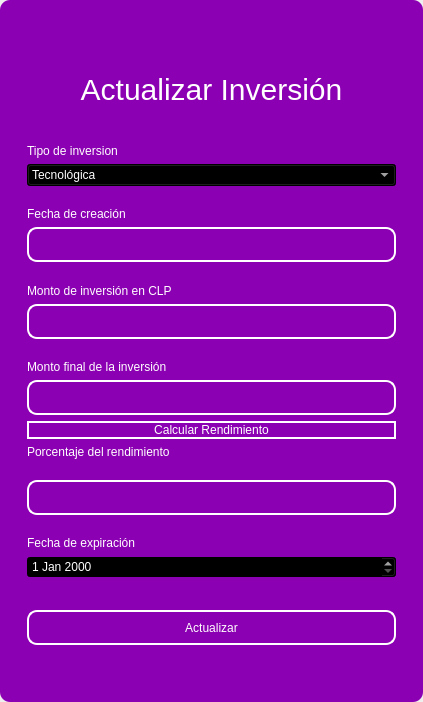
<?xml version="1.0" encoding="UTF-8"?>
<ui version="4.0">
 <class>MainWindow</class>
 <widget class="QMainWindow" name="MainWindow">
  <property name="geometry">
   <rect>
    <x>0</x>
    <y>0</y>
    <width>423</width>
    <height>702</height>
   </rect>
  </property>
  <property name="windowTitle">
   <string>MainWindow</string>
  </property>
  <property name="styleSheet">
   <string notr="true"/>
  </property>
  <widget class="QWidget" name="centralwidget">
   <property name="styleSheet">
    <string notr="true"/>
   </property>
   <layout class="QVBoxLayout" name="verticalLayout">
    <property name="spacing">
     <number>0</number>
    </property>
    <property name="leftMargin">
     <number>0</number>
    </property>
    <property name="topMargin">
     <number>0</number>
    </property>
    <property name="rightMargin">
     <number>0</number>
    </property>
    <property name="bottomMargin">
     <number>0</number>
    </property>
    <item>
     <widget class="QFrame" name="frame">
      <property name="enabled">
       <bool>true</bool>
      </property>
      <property name="styleSheet">
       <string notr="true">QFrame {
	border-radius:10px;
	background-color: rgb(140, 0, 179);
 }
</string>
      </property>
      <property name="frameShape">
       <enum>QFrame::StyledPanel</enum>
      </property>
      <property name="frameShadow">
       <enum>QFrame::Raised</enum>
      </property>
      <layout class="QVBoxLayout" name="verticalLayout_2">
       <item>
        <widget class="QFrame" name="frame_superior">
         <property name="minimumSize">
          <size>
           <width>0</width>
           <height>40</height>
          </size>
         </property>
         <property name="maximumSize">
          <size>
           <width>16777215</width>
           <height>40</height>
          </size>
         </property>
         <property name="styleSheet">
          <string notr="true">QPushButton{
border-radius:18px;
}

QPushButton:hover{
	background-color: rgb(0, 0, 0);
}
</string>
         </property>
         <property name="frameShape">
          <enum>QFrame::StyledPanel</enum>
         </property>
         <property name="frameShadow">
          <enum>QFrame::Raised</enum>
         </property>
         <layout class="QHBoxLayout" name="horizontalLayout_3">
          <property name="spacing">
           <number>4</number>
          </property>
          <property name="leftMargin">
           <number>0</number>
          </property>
          <property name="topMargin">
           <number>0</number>
          </property>
          <property name="rightMargin">
           <number>0</number>
          </property>
          <property name="bottomMargin">
           <number>0</number>
          </property>
          <item>
           <widget class="QPushButton" name="btn_icon">
            <property name="text">
             <string/>
            </property>
            <property name="iconSize">
             <size>
              <width>40</width>
              <height>40</height>
             </size>
            </property>
           </widget>
          </item>
          <item>
           <spacer name="horizontalSpacer_2">
            <property name="orientation">
             <enum>Qt::Horizontal</enum>
            </property>
            <property name="sizeHint" stdset="0">
             <size>
              <width>443</width>
              <height>20</height>
             </size>
            </property>
           </spacer>
          </item>
          <item>
           <widget class="QPushButton" name="bt_minimizar">
            <property name="minimumSize">
             <size>
              <width>38</width>
              <height>38</height>
             </size>
            </property>
            <property name="maximumSize">
             <size>
              <width>38</width>
              <height>38</height>
             </size>
            </property>
            <property name="cursor">
             <cursorShape>PointingHandCursor</cursorShape>
            </property>
            <property name="text">
             <string/>
            </property>
            <property name="icon">
             <iconset>
              <normaloff>image/minus.svg</normaloff>image/minus.svg</iconset>
            </property>
            <property name="iconSize">
             <size>
              <width>38</width>
              <height>38</height>
             </size>
            </property>
           </widget>
          </item>
          <item>
           <widget class="QPushButton" name="bt_maximizar">
            <property name="minimumSize">
             <size>
              <width>38</width>
              <height>38</height>
             </size>
            </property>
            <property name="maximumSize">
             <size>
              <width>38</width>
              <height>38</height>
             </size>
            </property>
            <property name="cursor">
             <cursorShape>PointingHandCursor</cursorShape>
            </property>
            <property name="text">
             <string/>
            </property>
            <property name="icon">
             <iconset>
              <normaloff>image/chevron-up.svg</normaloff>image/chevron-up.svg</iconset>
            </property>
            <property name="iconSize">
             <size>
              <width>38</width>
              <height>38</height>
             </size>
            </property>
           </widget>
          </item>
          <item>
           <widget class="QPushButton" name="bt_restaurar">
            <property name="minimumSize">
             <size>
              <width>38</width>
              <height>38</height>
             </size>
            </property>
            <property name="maximumSize">
             <size>
              <width>38</width>
              <height>38</height>
             </size>
            </property>
            <property name="cursor">
             <cursorShape>PointingHandCursor</cursorShape>
            </property>
            <property name="text">
             <string/>
            </property>
            <property name="icon">
             <iconset>
              <normaloff>image/chevron-down.svg</normaloff>image/chevron-down.svg</iconset>
            </property>
            <property name="iconSize">
             <size>
              <width>38</width>
              <height>38</height>
             </size>
            </property>
           </widget>
          </item>
          <item>
           <widget class="QPushButton" name="bt_cerrar">
            <property name="minimumSize">
             <size>
              <width>38</width>
              <height>38</height>
             </size>
            </property>
            <property name="maximumSize">
             <size>
              <width>38</width>
              <height>38</height>
             </size>
            </property>
            <property name="cursor">
             <cursorShape>PointingHandCursor</cursorShape>
            </property>
            <property name="text">
             <string/>
            </property>
            <property name="icon">
             <iconset>
              <normaloff>image/x.svg</normaloff>image/x.svg</iconset>
            </property>
            <property name="iconSize">
             <size>
              <width>38</width>
              <height>38</height>
             </size>
            </property>
           </widget>
          </item>
         </layout>
        </widget>
       </item>
       <item>
        <widget class="QFrame" name="frame_3">
         <property name="styleSheet">
          <string notr="true">QLabel {
	color: rgb(255, 255, 254);
	font: 12pt &quot;Arial&quot;;
	background-color: rgba(0, 0, 0,0);
}

QTextEdit{
background-color: rgba(0, 0, 0,0);
border-radius:10px; 
font: 12pt &quot;Arial&quot;;
color: rgb(255, 255, 254);
border: 2px solid  rgb(255, 255, 255);

}

QTextEdit:hover{
background-color: rgba(0, 0, 0,0);
border-radius:10px; 
font: 12pt &quot;Arial&quot;;
border: 2px solid  rgb(120, 0, 171);
}

QTextEdit:focus{
background-color: rgb(0, 0, 0);
border-radius:10px; 
font: 12pt &quot;Arial&quot;;
border: 2px solid rgb(120, 0, 171);
}

QLineEdit{
background-color: rgba(0, 0, 0,0);
border-radius:10px; 
font: 12pt &quot;Arial&quot;;
color: rgb(255, 255, 254);
border: 2px solid  rgb(255, 255, 255);

}

QLineEdit:hover{
background-color: rgba(0, 0, 0,0);
border-radius:10px; 
font: 12pt &quot;Arial&quot;;
border: 2px solid  rgb(120, 0, 171);
}

QLineEdit:focus{
background-color: rgb(0, 0, 0);
border-radius:10px; 
font: 12pt &quot;Arial&quot;;
border: 2px solid rgb(120, 0, 171);
}

QCheckBox{
	font: 12pt &quot;Arial&quot;;
	color: rgb(255, 255, 255);
}

QCheckBox::indicator {
    width: 18px;
    height:18px;
}

QCheckBox::indicator:unchecked {
   background-image: url(image/square.svg);
}

QCheckBox::indicator:checked {
   background-image: url(image/check-square.svg);
}

QPushButton{
border-radius:10px; 
font: 12pt &quot;Arial&quot;;
color: rgb(255, 255, 254);
border: 2px solid #ffffff;
}

QPushButton:hover{
border-radius:10px; 
font: 12pt &quot;Arial&quot;;
color: rgb(255, 255, 255);
border: 2px solid rgb(120, 0, 171);
	background-color: rgb(120, 0, 171);
}
</string>
         </property>
         <property name="frameShape">
          <enum>QFrame::StyledPanel</enum>
         </property>
         <property name="frameShadow">
          <enum>QFrame::Raised</enum>
         </property>
         <layout class="QHBoxLayout" name="horizontalLayout_4">
          <item>
           <layout class="QVBoxLayout" name="verticalLayout_4">
            <item>
             <widget class="QLabel" name="label_3">
              <property name="minimumSize">
               <size>
                <width>100</width>
                <height>50</height>
               </size>
              </property>
              <property name="styleSheet">
               <string notr="true">font-size: 30px;
color: rgb(255, 255, 255);</string>
              </property>
              <property name="text">
               <string>Actualizar Inversión</string>
              </property>
              <property name="alignment">
               <set>Qt::AlignCenter</set>
              </property>
             </widget>
            </item>
            <item>
             <widget class="QFrame" name="frame_4">
              <property name="maximumSize">
               <size>
                <width>400</width>
                <height>600</height>
               </size>
              </property>
              <property name="styleSheet">
               <string notr="true">QLabel {
	color: rgb(255, 255, 254);
	font: 12pt &quot;Arial&quot;;
	background-color: rgba(0, 0, 0,0);
}

QTextEdit{
background-color: rgba(0, 0, 0,0);
border-radius:10px; 
font: 12pt &quot;Arial&quot;;
color: rgb(255, 255, 254);
border: 2px solid  rgb(255, 255, 255);

}

QTextEdit:hover{
background-color: rgba(0, 0, 0,0);
border-radius:10px; 
font: 12pt &quot;Arial&quot;;
border: 2px solid  rgb(120, 0, 171);
}

QTextEdit:focus{
background-color: rgb(0, 0, 0);
border-radius:10px; 
font: 12pt &quot;Arial&quot;;
border: 2px solid rgb(120, 0, 171);
}

QLineEdit{
background-color: rgba(0, 0, 0,0);
border-radius:10px; 
font: 12pt &quot;Arial&quot;;
color: rgb(255, 255, 254);
border: 2px solid  rgb(255, 255, 255);

}

QLineEdit:hover{
background-color: rgba(0, 0, 0,0);
border-radius:10px; 
font: 12pt &quot;Arial&quot;;
border: 2px solid  rgb(120, 0, 171);
}

QLineEdit:focus{
background-color: rgb(0, 0, 0);
border-radius:10px; 
font: 12pt &quot;Arial&quot;;
border: 2px solid rgb(120, 0, 171);
}

QCheckBox{
	font: 12pt &quot;Arial&quot;;
	color: rgb(255, 255, 255);
}

QCheckBox::indicator {
    width: 18px;
    height:18px;
}

QCheckBox::indicator:unchecked {
   background-image: url(image/square.svg);
}

QCheckBox::indicator:checked {
   background-image: url(image/check-square.svg);
}

QPushButton{
border-radius:10px; 
font: 12pt &quot;Arial&quot;;
color: rgb(255, 255, 254);
border: 2px solid #ffffff;
}

QPushButton:hover{
border-radius:10px; 
font: 12pt &quot;Arial&quot;;
color: rgb(255, 255, 255);
border: 2px solid rgb(120, 0, 171);
	background-color: rgb(120, 0, 171);
}
</string>
              </property>
              <property name="frameShape">
               <enum>QFrame::StyledPanel</enum>
              </property>
              <property name="frameShadow">
               <enum>QFrame::Raised</enum>
              </property>
              <layout class="QVBoxLayout" name="verticalLayout_3">
               <item>
                <spacer name="verticalSpacer_3">
                 <property name="orientation">
                  <enum>Qt::Vertical</enum>
                 </property>
                 <property name="sizeHint" stdset="0">
                  <size>
                   <width>20</width>
                   <height>40</height>
                  </size>
                 </property>
                </spacer>
               </item>
               <item>
                <widget class="QLabel" name="label_4">
                 <property name="text">
                  <string>Tipo de inversion</string>
                 </property>
                </widget>
               </item>
               <item>
                <widget class="QComboBox" name="type_combobox">
                 <property name="styleSheet">
                  <string notr="true">background-color: rgb(0, 0, 0);
color: rgb(255, 255, 255);</string>
                 </property>
                 <item>
                  <property name="text">
                   <string>Tecnológica</string>
                  </property>
                 </item>
                 <item>
                  <property name="text">
                   <string>Marketing Digital</string>
                  </property>
                 </item>
                 <item>
                  <property name="text">
                   <string>Recurso Humano</string>
                  </property>
                 </item>
                 <item>
                  <property name="text">
                   <string>Expansión de mercado</string>
                  </property>
                 </item>
                 <item>
                  <property name="text">
                   <string>Investigación y desarrollo (I+D)</string>
                  </property>
                 </item>
                 <item>
                  <property name="text">
                   <string>Soporte y Atención al Cliente</string>
                  </property>
                 </item>
                </widget>
               </item>
               <item>
                <spacer name="verticalSpacer_4">
                 <property name="orientation">
                  <enum>Qt::Vertical</enum>
                 </property>
                 <property name="sizeHint" stdset="0">
                  <size>
                   <width>20</width>
                   <height>40</height>
                  </size>
                 </property>
                </spacer>
               </item>
               <item>
                <widget class="QLabel" name="label_7">
                 <property name="text">
                  <string>Fecha de creación</string>
                 </property>
                </widget>
               </item>
               <item>
                <widget class="QLineEdit" name="datetxt">
                 <property name="enabled">
                  <bool>false</bool>
                 </property>
                 <property name="minimumSize">
                  <size>
                   <width>0</width>
                   <height>35</height>
                  </size>
                 </property>
                </widget>
               </item>
               <item>
                <spacer name="verticalSpacer">
                 <property name="orientation">
                  <enum>Qt::Vertical</enum>
                 </property>
                 <property name="sizeHint" stdset="0">
                  <size>
                   <width>20</width>
                   <height>40</height>
                  </size>
                 </property>
                </spacer>
               </item>
               <item>
                <widget class="QLabel" name="label_5">
                 <property name="text">
                  <string>Monto de inversión en CLP</string>
                 </property>
                </widget>
               </item>
               <item>
                <widget class="QLineEdit" name="amounttxt">
                 <property name="minimumSize">
                  <size>
                   <width>0</width>
                   <height>35</height>
                  </size>
                 </property>
                 <property name="maximumSize">
                  <size>
                   <width>16777215</width>
                   <height>16777215</height>
                  </size>
                 </property>
                 <property name="echoMode">
                  <enum>QLineEdit::Normal</enum>
                 </property>
                </widget>
               </item>
               <item>
                <spacer name="verticalSpacer_5">
                 <property name="orientation">
                  <enum>Qt::Vertical</enum>
                 </property>
                 <property name="sizeHint" stdset="0">
                  <size>
                   <width>20</width>
                   <height>40</height>
                  </size>
                 </property>
                </spacer>
               </item>
               <item>
                <widget class="QLabel" name="label">
                 <property name="text">
                  <string>Monto final de la inversión</string>
                 </property>
                </widget>
               </item>
               <item>
                <widget class="QLineEdit" name="amount_endtxt">
                 <property name="minimumSize">
                  <size>
                   <width>0</width>
                   <height>35</height>
                  </size>
                 </property>
                </widget>
               </item>
               <item>
                <widget class="QPushButton" name="btn_calculate_yield">
                 <property name="cursor">
                  <cursorShape>PointingHandCursor</cursorShape>
                 </property>
                 <property name="text">
                  <string>Calcular Rendimiento</string>
                 </property>
                </widget>
               </item>
               <item>
                <widget class="QLabel" name="label_2">
                 <property name="text">
                  <string>Porcentaje del rendimiento</string>
                 </property>
                </widget>
               </item>
               <item>
                <spacer name="verticalSpacer_6">
                 <property name="orientation">
                  <enum>Qt::Vertical</enum>
                 </property>
                 <property name="sizeHint" stdset="0">
                  <size>
                   <width>20</width>
                   <height>40</height>
                  </size>
                 </property>
                </spacer>
               </item>
               <item>
                <widget class="QLineEdit" name="yieldtxt">
                 <property name="enabled">
                  <bool>false</bool>
                 </property>
                 <property name="minimumSize">
                  <size>
                   <width>0</width>
                   <height>35</height>
                  </size>
                 </property>
                </widget>
               </item>
               <item>
                <spacer name="verticalSpacer_10">
                 <property name="orientation">
                  <enum>Qt::Vertical</enum>
                 </property>
                 <property name="sizeHint" stdset="0">
                  <size>
                   <width>20</width>
                   <height>40</height>
                  </size>
                 </property>
                </spacer>
               </item>
               <item>
                <widget class="QLabel" name="label_6">
                 <property name="text">
                  <string>Fecha de expiración</string>
                 </property>
                </widget>
               </item>
               <item>
                <widget class="QDateEdit" name="expiration_date">
                 <property name="styleSheet">
                  <string notr="true">background-color: rgb(0, 0, 0);
color: rgb(255, 255, 255);</string>
                 </property>
                </widget>
               </item>
               <item>
                <spacer name="verticalSpacer_9">
                 <property name="orientation">
                  <enum>Qt::Vertical</enum>
                 </property>
                 <property name="sizeHint" stdset="0">
                  <size>
                   <width>20</width>
                   <height>50</height>
                  </size>
                 </property>
                </spacer>
               </item>
               <item>
                <widget class="QPushButton" name="btn_update">
                 <property name="minimumSize">
                  <size>
                   <width>0</width>
                   <height>35</height>
                  </size>
                 </property>
                 <property name="cursor">
                  <cursorShape>PointingHandCursor</cursorShape>
                 </property>
                 <property name="text">
                  <string>Actualizar</string>
                 </property>
                </widget>
               </item>
               <item>
                <spacer name="verticalSpacer_7">
                 <property name="orientation">
                  <enum>Qt::Vertical</enum>
                 </property>
                 <property name="sizeHint" stdset="0">
                  <size>
                   <width>20</width>
                   <height>40</height>
                  </size>
                 </property>
                </spacer>
               </item>
               <item>
                <spacer name="verticalSpacer_8">
                 <property name="orientation">
                  <enum>Qt::Vertical</enum>
                 </property>
                 <property name="sizeHint" stdset="0">
                  <size>
                   <width>20</width>
                   <height>40</height>
                  </size>
                 </property>
                </spacer>
               </item>
              </layout>
             </widget>
            </item>
           </layout>
          </item>
         </layout>
        </widget>
       </item>
      </layout>
     </widget>
    </item>
   </layout>
  </widget>
 </widget>
 <resources/>
 <connections/>
</ui>
